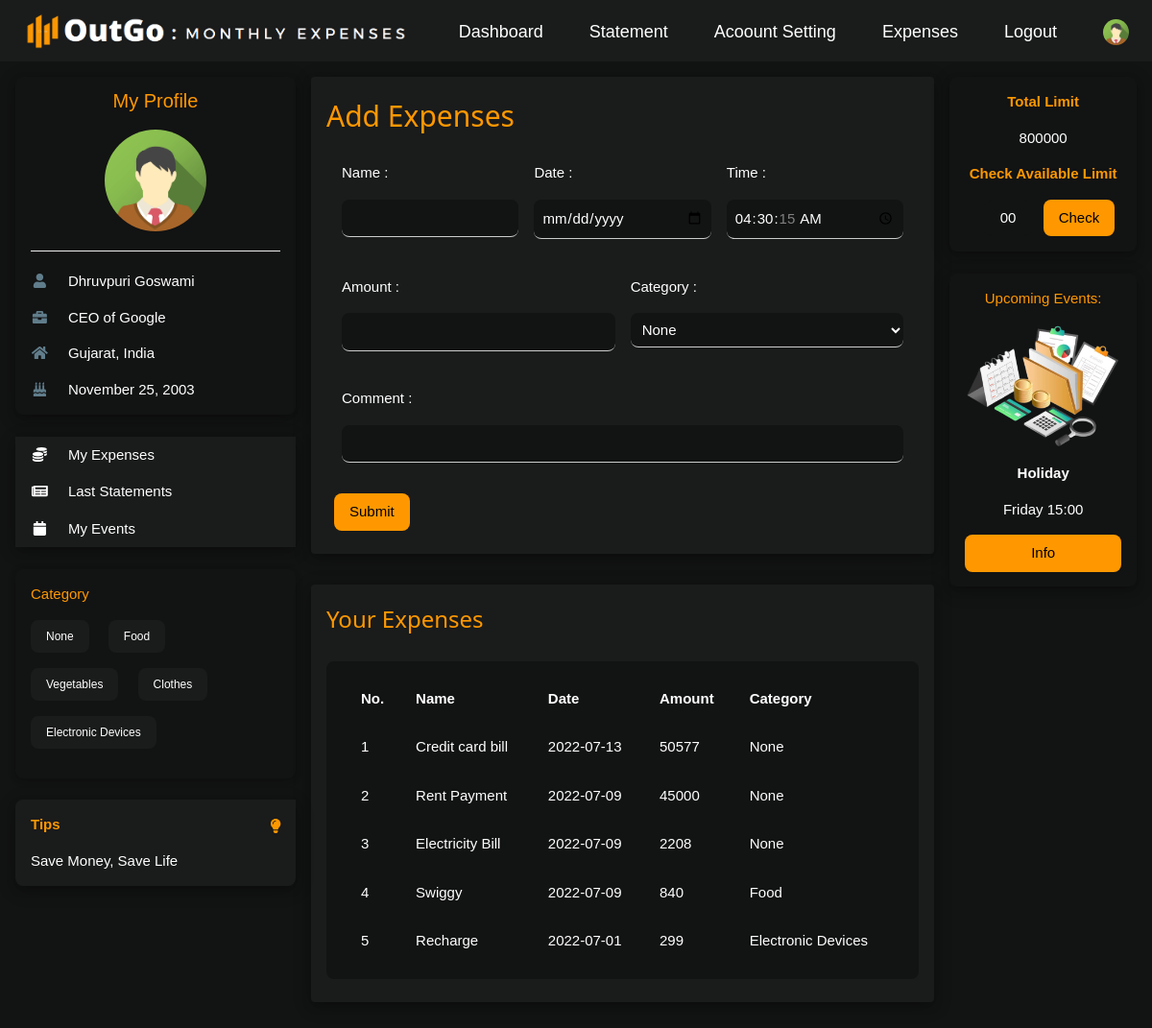
Page /user/addexpense.php (signed in) on the committed database.
### tables this page shows
CREATE TABLE `tbl_user` (
  `u_id` int(11) NOT NULL,
  `name` varchar(255) DEFAULT NULL,
  `username` varchar(255) DEFAULT NULL,
  `email` varchar(255) NOT NULL,
  `phone_no` varchar(10) DEFAULT NULL,
  `password` varchar(100) NOT NULL,
  `dob` date DEFAULT NULL,
  `age` int(11) DEFAULT NULL,
  `job` varchar(255) DEFAULT NULL,
  `salary` int(11) DEFAULT NULL,
  `expense_limit` int(11) DEFAULT NULL,
  `address` varchar(255) DEFAULT NULL,
  `city` varchar(255) DEFAULT NULL,
  `state` varchar(255) DEFAULT NULL,
  `country` varchar(255) DEFAULT NULL,
  `bio` varchar(510) DEFAULT NULL,
  `log` int(11) NOT NULL DEFAULT 0,
  `joined_since` date DEFAULT NULL
);

CREATE TABLE `tbl_category` (
  `c_id` int(11) NOT NULL,
  `cname` varchar(255) NOT NULL,
  `createdAt` date NOT NULL
);

CREATE TABLE `tbl_tips` (
  `t_id` int(11) NOT NULL,
  `msg` varchar(255) NOT NULL
);

CREATE TABLE `tbl_expenses` (
  `e_id` int(11) NOT NULL,
  `u_id` int(11) NOT NULL,
  `ename` varchar(255) NOT NULL,
  `date` date NOT NULL,
  `time` time DEFAULT NULL,
  `amount` varchar(10) NOT NULL,
  `category` varchar(255) NOT NULL,
  `comment` varchar(255) DEFAULT NULL
);

### user/addexpense.php (the view, shortened to what this page needs)
<?php
    if(isset($_SESSION['user']))
    {
        include '../connection.php';
        $userId=$_SESSION['user'];
        $ttl_amt=0;
        $userDetails="SELECT * FROM tbl_user WHERE u_id='$userId'";
        $userDetailsResult=mysqli_query($conn,$userDetails);
        $userInfo=mysqli_fetch_assoc($userDetailsResult);
        $userName=$userInfo['name'];
        $userJob=$userInfo['job'];
        $userState=$userInfo['state'];
        $userCountry=$userInfo['country'];
        $dob=$userInfo['dob'];
        $date1=date_create($dob);
        $dob=date_format($date1,"F d, Y");
        $fetchExpenses="SELECT * FROM tbl_expenses WHERE u_id='$userId'";
        $fetchExpensesResult=mysqli_query($conn,$fetchExpenses);
        $allExpenses=mysqli_fetch_all($fetchExpensesResult,MYSQLI_ASSOC);
        foreach($allExpenses as $exp)
        {
            $amt=$exp['amount'];
            $ttl_amt=$ttl_amt+$amt;
        }
        $total_limit=$userInfo['expense_limit'];
        $limit=$total_limit-$ttl_amt;
        $fetchCategory="SELECT * FROM tbl_category";
        $fetchCategoryResult=mysqli_query($conn,$fetchCategory);
        $allCategory=mysqli_fetch_all($fetchCategoryResult,MYSQLI_ASSOC);
        ?>
<!DOCTYPE html>
<html>
<head>
    <link rel="stylesheet" href="../dj-style.css">
    <link rel="stylesheet" href="https://use.fontawesome.com/releases/v5.0.7/css/all.css">
</head>
<body class="dj-premium">
    <div class="dj-top">
        <div class="dj-bar dj-silver dj-left-align dj-large">
            <a href="#" class="dj-bar-item dj-padding-large"><img src="../images/1111.png" width="400rem"
                    height="40rem"></a>
            <a href="#" class="dj-bar-item dj-hide-small dj-right dj-padding-large dj-remove-underline"
                style="margin-top: 0.5rem;" title="My Account">
                <img src="../images/avatar.png" class="dj-circle" style="height:27px;width:27px" alt="Avatar">
            </a>
            <a href="../logout.php" class="dj-bar-item dj-hide-small dj-padding-large dj-remove-underline dj-right"
                style="margin-top: 0.5rem;" title="Logout">Logout</a>
            <a href="myexpenses.php" class="dj-bar-item dj-hide-small dj-padding-large dj-remove-underline dj-right"
                style="margin-top: 0.5rem;" title="Expenses">Expenses</a>
            <a href="#" class="dj-bar-item dj-hide-small dj-padding-large dj-remove-underline dj-right"
                style="margin-top: 0.5rem;" title="Account Settings">Acoount Setting</a>
            <a href="statement.php" class="dj-bar-item dj-hide-small dj-padding-large dj-remove-underline dj-right"
                style="margin-top: 0.5rem;" title="Statement">Statement</a>
            <a href="dashboard.php" class="dj-bar-item dj-hide-small dj-padding-large dj-remove-underline dj-right"
                style="margin-top: 0.5rem;" title="Statement">Dashboard</a>
        </div>
    </div>
    <div class="dj-container dj-content" style="max-width:1400px;margin-top:80px">
        <div class="dj-row">
            <div class="dj-col m3">
                <div class="dj-card-4 dj-round-large dj-premium dj-hover-shadow-white">
                    <div class="dj-container">
                        <h4 class="dj-center dj-text-orange"><a href="myprofile.php" style="text-decoration: none;">My
                                Profile</a></h4>
                        <p class="dj-center"><img src="../images/avatar.png" class="dj-circle"
                                style="height:106px;width:106px" alt="Avatar"></p>
                        <hr>
                        <p><i class="fa fa-user fa-fw dj-margin-right dj-text-theme"></i> <?php echo $userName; ?></p>
                        <p><i class="fa fa-briefcase fa-fw dj-margin-right dj-text-theme"></i> <?php echo $userJob; ?>
                        </p>
                        <p><i class="fa fa-home fa-fw dj-margin-right dj-text-theme"></i>
                            <?php echo "$userState, ".$userCountry; ?></p>
                        <p><i class="fa fa-birthday-cake fa-fw dj-margin-right dj-text-theme"></i> <?php echo $dob; ?>
                        </p>
                    </div>
                </div>
                <br>
                <div class="dj-card-4 dj-round-large dj-hover-shadow-white">
                    <div class="dj-silver">
                        <button onclick="myFunction('Demo1')" class="dj-button dj-block dj-left-align"><i
                                class="fa fa-coins fa-fw dj-margin-right"></i> My Expenses</button>
                        <button onclick="myFunction('Demo2')" class="dj-button dj-block dj-left-align"><i
                                class="fa fa-newspaper fa-fw dj-margin-right"></i> Last Statements</button>
                        <button onclick="myFunction('Demo3')" class="dj-button dj-block dj-left-align"><i
                                class="fa fa-calendar fa-fw dj-margin-right"></i> My Events</button>
                    </div>
                </div>
                <br>
                <div class="dj-card dj-round-large dj-premium dj-hide-small dj-hover-shadow-white">
                    <div class="dj-container">
                        <p class="dj-text-orange">Category</p>
                        <p>
                            <?php
                            foreach($allCategory as $cat)
                            {
                                $ca_name=$cat['cname'];
                            ?>
                            <span
                                class="dj-tag dj-small dj-silver dj-round-large dj-padding dj-margin-bottom dj-margin-right"><?php echo $ca_name; ?></span>
                            <?php
                            }
                            ?>
                        </p>
                    </div>
                </div>
                <br>
                <div
                    class="dj-container dj-display-container dj-round-large dj-silver dj-card-4 dj-margin-bottom dj-hide-small dj-hover-shadow-white">
                    <span onclick="this.parentElement.style.display='none'" class="dj-button dj-display-topright">
                        <i class="fa fa-lightbulb dj-text-orange" style="margin-top: 12px;"></i>
                    </span>
                    <?php
                        $views=$_SESSION['views'];
                        $sql="SELECT * FROM tbl_tips WHERE t_id='$views'";
                        $result=mysqli_query($conn,$sql);
                        $num=mysqli_num_rows($result);
                        if($num)
                        {
                            $sql="SELECT * FROM tbl_tips WHERE t_id='$views'";
                            $result=mysqli_query($conn,$sql);
                            $allTips=mysqli_fetch_assoc($result);
                            ?>
                            <p class="dj-text-orange"><strong>Tips</strong></p>
                            <p><?php echo $allTips['msg']; ?></p>
                            <?php
                        }
                    ?>
                </div>
            </div>
            <div class="dj-col m7">
                <div class="dj-row-padding">
                    <div class="dj-col m12">
                        <div class="dj-card-4 dj-round dj-silver dj-hover-shadow-white">
                            <div class="dj-container dj-padding dj-margin-bottom">
                                <h2 class="dj-text-orange">Add Expenses</h2>
                                <form action="" method="post">
                                    <div class="dj-row-padding">
                                        <div class="dj-third">
                                            <span class="dj-left dj-padding-16">Name :</span>
                                            <input type="text" class="dj-input dj-round-large dj-premium" name="name"
                                                required>
                                        </div>
                                        <div class="dj-third">
                                            <span class="dj-left dj-padding-16">Date :</span>
                                            <input type="date" placeholder="yyyy-mm-dd"
                                                class="dj-input dj-round-large dj-premium" name="date" required>
                                        </div>
                                        <div class="dj-third">
                                            <span class="dj-left dj-padding-16">Time :</span>
                                            <input type="time" value="<?php echo date("h:i:s");   ?>"
                                                class="dj-input dj-round-large dj-premium" name="time">
                                        </div>
                                    </div><br>
                                    <div class="dj-row-padding">
                                        <div class="dj-half">
                                            <span class="dj-left dj-padding-16">Amount :</span>
                                            <input type="number" class="dj-input dj-round-large dj-premium"
                                                name="amount" required>
                                        </div>
                                        <div class="dj-half">
                                            <span class="dj-left dj-padding-16">Category :</span>
                                            <select class="dj-input dj-round-large dj-premium" name="category" required>
                                                <?php
                                                foreach($allCategory as $cat)
                                                {
                                                    $cname=$cat['cname'];
                                                ?>
                                                <option value="<?php echo $cname; ?>"><?php echo $cname; ?></option>
                                                <?php
                                                }
                                                ?>
                                            </select>
                                        </div>
                                        <div class="dj-row-padding">
                                            <br>
                                            <span class="dj-left dj-padding-16">Comment :</span>
                                            <input type="text" class="dj-input dj-round-large dj-premium" name="comment"
                                                required>
                                        </div>
                                        <button name="btnaddexpen"
                                            class="dj-margin-top-32 dj-margin-bottom dj-button dj-orange dj-round-large">Submit</button>
                                </form>
                            </div>
                        </div>
                    </div>
                </div>
            </div>
            <div class="dj-card-4 dj-round dj-silver dj-hover-shadow-white dj-margin">
                <div class="dj-container dj-padding dj-margin-bottom">
                    <h3 class="dj-text-orange">Your Expenses</h3>
                    <table
                        class="dj-premium dj-margin-top dj-padding dj-round-large dj-hover-shadow-white dj-margin-bottom dj-left"
                        cellpadding="8" cellspacing="12" style="width:100% ;">
                        <tr style="text-align: left;">
                            <th>No.</th>
                            <th>Name</th>
                            <th>Date</th>
                            <th>Amount</th>
                            <th>Category</th>
                        </tr>
                        <?php
                                        $fetchTransaction="SELECT * FROM tbl_expenses WHERE u_id='$userId' ORDER BY date DESC LIMIT 7";
                                        $fetchTransactionResult=mysqli_query($conn,$fetchTransaction);
                                        $allTransaction=mysqli_fetch_all($fetchTransactionResult,MYSQLI_ASSOC);
                                        foreach($allTransaction as $transactionresult)
                                        {
                                            $index++;
                                    ?>
                        <tr>
                            <td><?php echo $index; ?></td>
                            <td><?php echo $transactionresult['ename']; ?></td>
                            <td><?php echo $transactionresult['date']; ?></td>
                            <td><?php echo $transactionresult['amount']; ?></td>
                            <td><?php echo $transactionresult['category']; ?></td>
                        </tr>
                        <?php
                                        }
                                    ?>
                    </table>
                </div>
            </div>
        </div>
        <div class="dj-col m2">
            <div class="dj-card-4 dj-round-large dj-premium dj-center dj-hover-shadow-white">
                <div class="dj-container">
                    <p class="dj-text-orange"><b>Total Limit</b></p>
                    <p><?php echo $total_limit; ?></p>
                    <p class="dj-text-orange"><b>Check Available Limit</b></p>
                    <div class="dj-row-padding dj-margin-bottom">
                        <?php
                        if(isset($_REQUEST['btnCheck']))
                        {
                        ?>
                        <div class="dj-half">
                            <button class="dj-padding dj-premium dj-round-large"
                                style="border: none;"><?php echo $limit; ?></button>
                        </div>
                        <?php
                        }
                        else
                        {
                        ?>
                        <div class="dj-half">
                            <button class="dj-padding dj-premium dj-round-large" style="border: none;">00</button>
                        </div>
                        <?php
                        }
                        ?>
                        <form action="" method="post">
                            <div class="dj-half">
                                <button name="btnCheck" class="dj-button dj-orange dj-round-large">Check</button>
                            </div>
                        </form>
                    </div>
                </div>
            </div>
            <br>
            <div class="dj-card-4 dj-round-large dj-premium dj-center dj-hover-shadow-white">
                <div class="dj-container">
                    <p class="dj-text-orange">Upcoming Events:</p>
                    <img src="../images/f1.png" alt="Forest" style="width:100%;">
                    <p><strong>Holiday</strong></p>
                    <p>Friday 15:00</p>
                    <p><button class="dj-button dj-block dj-orange dj-round-large">Info</button></p>
                </div>
            </div>
        </div>
    </div>
    <br>
</body>
</html>
<?php
}
else
{
	header("location: ../login.php");
}
?>

### rows in the picture
tbl_user: name "Dhruvpuri Goswami", job "CEO of Google", state "Gujarat", country "India", dob "November 25, 2003", expense_limit "800000"
tbl_category: cname "None"
tbl_category: cname "Food"
tbl_category: cname "Vegetables"
tbl_category: cname "Clothes"
tbl_category: cname "Electronic Devices"
tbl_tips: msg "Save Money, Save Life"
tbl_expenses: ename "Credit card bill", date "2022-07-13", amount "50577", category "None"
tbl_expenses: ename "Rent Payment", date "2022-07-09", amount "45000", category "None"
tbl_expenses: ename "Electricity Bill", date "2022-07-09", amount "2208", category "None"
tbl_expenses: ename "Swiggy", date "2022-07-09", amount "840", category "Food"
tbl_expenses: ename "Recharge", date "2022-07-01", amount "299", category "Electronic Devices"

### other values in the picture
form field category "None"
